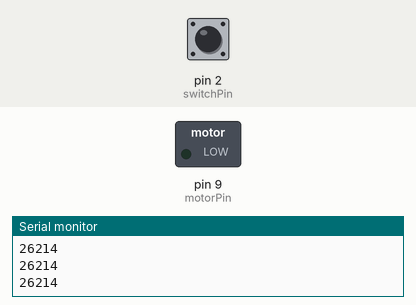
Bench run of a sketch on a simulated Arduino Uno, built with avr-gcc and run on an emulated ATmega328P. Shown: switched loads named in the sketch (green lamp = pin HIGH), the last lines printed to the serial monitor. Inputs (shaded band) come from the test bench; at power-on: pin 2 (switchPin) LOW.

Above: at 1.2 s.
1.3 s: pin 2 (switchPin) pulled HIGH for 0.15 s
At 1.38 s:
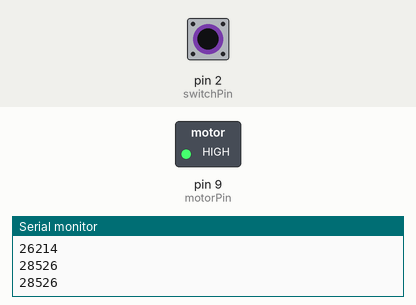
2.9 s: pin 2 (switchPin) pulled HIGH for 3.2 s
At 7.0 s:
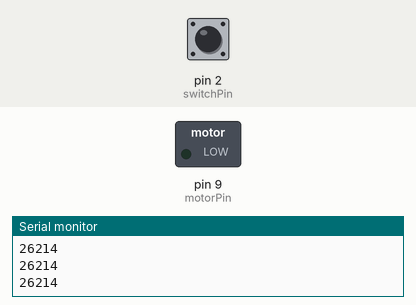
Timing chart, 0 to 8.5 s (numbered marks = the images above; inputs shaded):
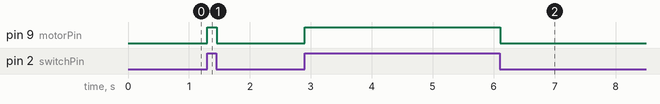

The sketch:

Project09_01.ino
```cpp
// named constants for the switch and motor pins
const int switchPin = 2; // the number of the switch pin
const int motorPin =  9; // the number of the motor pin

int switchState = 0;  // variable for reading the switch's status

void setup() {
  Serial.begin(9600);
  // initialize the motor pin as an output:
  pinMode(motorPin, OUTPUT);
  // initialize the switch pin as an input:
  pinMode(switchPin, INPUT);
}

void loop(){
  // read the state of the switch value:
  switchState = digitalRead(switchPin);

  // check if the switch is pressed.
  if (switchState == HIGH) {
    // turn motor on:
    analogWrite(motorPin, 255);
    Serial.println('on');
  }
  else {
    // turn motor off:
    analogWrite(motorPin, 0);
    Serial.println('off');
  }
}
```

Measured:
- after the input at 1.3 s, pin 9 (motorPin): LOW → HIGH at once, → LOW 0.15 s later
- after the input at 2.9 s, pin 9 (motorPin): LOW → HIGH at once, → LOW 3.2 s later
